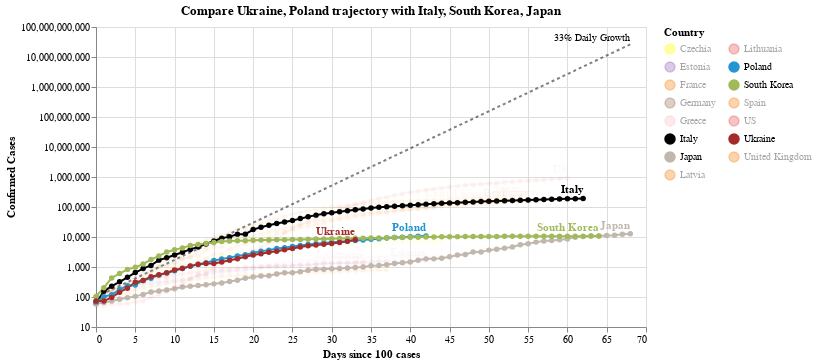

Notebook cell for this chart:
### Code cell
#hide_input
chart2 = make_since_chart(['Ukraine', 'Poland'])
chart2

### Figure 1 — Vega-Lite specification as saved in the notebook (floating-point values rounded to 4 significant figures; data arrays with more than 128 entries replaced by an {"elided": "..."} marker saying what was removed)
{"config": {"view": {"continuousWidth": 400, "continuousHeight": 300}}, "layer": [{"mark": {"type": "line", "color": "black", "opacity": 0.5, "strokeDash": [3, 3]}, "encoding": {"x": {"type": "quantitative", "field": "Days since 100 cases"}, "y": {"type": "quantitative", "field": "Confirmed Cases"}}}, {"mark": {"type": "text", "align": "right", "dy": -6, "fontSize": 10, "text": "33% Daily Growth"}, "encoding": {"x": {"type": "quantitative", "field": "Days since 100 cases"}, "y": {"type": "quantitative", "field": "Confirmed Cases"}}, "transform": [{"filter": "(datum['Days since 100 cases'] >= 68)"}]}, {"data": {"name": "data-a6e8db3daac15aa9aed6c12329c8cdf3"}, "mark": {"type": "line", "point": true}, "encoding": {"color": {"type": "nominal", "field": "Country", "legend": {"columns": 2}, "scale": {"domain": ["Czechia", "Estonia", "France", "Germany", "Greece", "Italy", "Japan", "Latvia", "Lithuania", "Poland", "South Korea", "Spain", "US", "Ukraine", "United Kingdom"], "range": ["yellow", "#9467bd", "#F58518", "#9D755D", "pink", "black", "#C1B7AD", "#F58518", "#E45756", "#2495D3", "#A1BA59", "#F58518", "#E45756", "brown", "#F58518"]}}, "opacity": {"condition": {"value": 1, "selection": "selector003"}, "value": 0.05}, "tooltip": [{"type": "nominal", "field": "Country"}, {"type": "temporal", "field": "Date"}, {"type": "quantitative", "field": "Confirmed Cases"}, {"type": "quantitative", "field": "Days since 100 cases"}], "x": {"type": "quantitative", "field": "Days since 100 cases"}, "y": {"type": "quantitative", "field": "Confirmed Cases", "scale": {"type": "log"}}}, "selection": {"selector003": {"type": "multi", "fields": ["Country"], "bind": "legend", "init": [{"Country": "Ukraine"}, {"Country": "Poland"}, {"Country": "Italy"}, {"Country": "South Korea"}, {"Country": "Japan"}]}}, "width": 550}, {"data": {"name": "data-a6e8db3daac15aa9aed6c12329c8cdf3"}, "mark": {"type": "text", "align": "right", "dy": -8, "fontWeight": "bold"}, "encoding": {"color": {"type": "nominal", "field": "Country", "legend": {"columns": 2}, "scale": {"domain": ["Czechia", "Estonia", "France", "Germany", "Greece", "Italy", "Japan", "Latvia", "Lithuania", "Poland", "South Korea", "Spain", "US", "Ukraine", "United Kingdom"], "range": ["yellow", "#9467bd", "#F58518", "#9D755D", "pink", "black", "#C1B7AD", "#F58518", "#E45756", "#2495D3", "#A1BA59", "#F58518", "#E45756", "brown", "#F58518"]}}, "opacity": {"condition": {"value": 1, "selection": "selector003"}, "value": 0.05}, "text": {"type": "nominal", "field": "Country"}, "tooltip": [{"type": "nominal", "field": "Country"}, {"type": "temporal", "field": "Date"}, {"type": "quantitative", "field": "Confirmed Cases"}, {"type": "quantitative", "field": "Days since 100 cases"}], "x": {"type": "quantitative", "field": "Days since 100 cases"}, "y": {"type": "quantitative", "field": "Confirmed Cases", "scale": {"type": "log"}}}, "transform": [{"filter": "(datum['Date'] >= 1587686400000)"}], "width": 550}], "data": {"name": "data-59e82599b6e19717e48f083014aa5a3c"}, "title": "Compare Ukraine, Poland trajectory with Italy, South Korea, Japan", "$schema": "https://vega.github.io/schema/vega-lite/v4.0.2.json", "datasets": {"data-59e82599b6e19717e48f083014aa5a3c": [{"Days since 100 cases": 0, "Confirmed Cases": 100.0}, {"Days since 100 cases": 1, "Confirmed Cases": 133.0}, {"Days since 100 cases": 2, "Confirmed Cases": 176.9}, {"Days since 100 cases": 3, "Confirmed Cases": 235.3}, {"Days since 100 cases": 4, "Confirmed Cases": 312.9}, {"Days since 100 cases": 5, "Confirmed Cases": 416.2}, {"Days since 100 cases": 6, "Confirmed Cases": 553.5}, {"Days since 100 cases": 7, "Confirmed Cases": 736.1}, {"Days since 100 cases": 8, "Confirmed Cases": 979.1}, {"Days since 100 cases": 9, "Confirmed Cases": 1302.0}, {"Days since 100 cases": 10, "Confirmed Cases": 1732.0}, {"Days since 100 cases": 11, "Confirmed Cases": 2303.0}, {"Days since 100 cases": 12, "Confirmed Cases": 3064.0}, {"Days since 100 cases": 13, "Confirmed Cases": 4074.0}, {"Days since 100 cases": 14, "Confirmed Cases": 5419.0}, {"Days since 100 cases": 15, "Confirmed Cases": 7207.0}, {"Days since 100 cases": 16, "Confirmed Cases": 9586.0}, {"Days since 100 cases": 17, "Confirmed Cases": 12750.0}, {"Days since 100 cases": 18, "Confirmed Cases": 16960.0}, {"Days since 100 cases": 19, "Confirmed Cases": 22550.0}, {"Days since 100 cases": 20, "Confirmed Cases": 29990.0}, {"Days since 100 cases": 21, "Confirmed Cases": 39890.0}, {"Days since 100 cases": 22, "Confirmed Cases": 53060.0}, {"Days since 100 cases": 23, "Confirmed Cases": 70560.0}, {"Days since 100 cases": 24, "Confirmed Cases": 93850.0}, {"Days since 100 cases": 25, "Confirmed Cases": 124800.0}, {"Days since 100 cases": 26, "Confirmed Cases": 166000.0}, {"Days since 100 cases": 27, "Confirmed Cases": 220800.0}, {"Days since 100 cases": 28, "Confirmed Cases": 293700.0}, {"Days since 100 cases": 29, "Confirmed Cases": 390600.0}, {"Days since 100 cases": 30, "Confirmed Cases": 519500.0}, {"Days since 100 cases": 31, "Confirmed Cases": 690900.0}, {"Days since 100 cases": 32, "Confirmed Cases": 918900.0}, {"Days since 100 cases": 33, "Confirmed Cases": 1222000.0}, {"Days since 100 cases": 34, "Confirmed Cases": 1625000.0}, {"Days since 100 cases": 35, "Confirmed Cases": 2162000.0}, {"Days since 100 cases": 36, "Confirmed Cases": 2875000.0}, {"Days since 100 cases": 37, "Confirmed Cases": 3824000.0}, {"Days since 100 cases": 38, "Confirmed Cases": 5086000.0}, {"Days since 100 cases": 39, "Confirmed Cases": 6764000.0}, {"Days since 100 cases": 40, "Confirmed Cases": 8996000.0}, {"Days since 100 cases": 41, "Confirmed Cases": 11970000.0}, {"Days since 100 cases": 42, "Confirmed Cases": 15910000.0}, {"Days since 100 cases": 43, "Confirmed Cases": 21170000.0}, {"Days since 100 cases": 44, "Confirmed Cases": 28150000.0}, {"Days since 100 cases": 45, "Confirmed Cases": 37440000.0}, {"Days since 100 cases": 46, "Confirmed Cases": 49790000.0}, {"Days since 100 cases": 47, "Confirmed Cases": 66230000.0}, {"Days since 100 cases": 48, "Confirmed Cases": 88080000.0}, {"Days since 100 cases": 49, "Confirmed Cases": 117100000.0}, {"Days since 100 cases": 50, "Confirmed Cases": 155800000.0}, {"Days since 100 cases": 51, "Confirmed Cases": 207200000.0}, {"Days since 100 cases": 52, "Confirmed Cases": 275600000.0}, {"Days since 100 cases": 53, "Confirmed Cases": 366600000.0}, {"Days since 100 cases": 54, "Confirmed Cases": 487500000.0}, {"Days since 100 cases": 55, "Confirmed Cases": 648400000.0}, {"Days since 100 cases": 56, "Confirmed Cases": 862400000.0}, {"Days since 100 cases": 57, "Confirmed Cases": 1147000000.0}, {"Days since 100 cases": 58, "Confirmed Cases": 1525000000.0}, {"Days since 100 cases": 59, "Confirmed Cases": 2029000000.0}, {"Days since 100 cases": 60, "Confirmed Cases": 2698000000.0}, {"Days since 100 cases": 61, "Confirmed Cases": 3589000000.0}, {"Days since 100 cases": 62, "Confirmed Cases": 4773000000.0}, {"Days since 100 cases": 63, "Confirmed Cases": 6348000000.0}, {"Days since 100 cases": 64, "Confirmed Cases": 8443000000.0}, {"Days since 100 cases": 65, "Confirmed Cases": 11230000000.0}, {"Days since 100 cases": 66, "Confirmed Cases": 14940000000.0}, {"Days since 100 cases": 67, "Confirmed Cases": 19860000000.0}, {"Days since 100 cases": 68, "Confirmed Cases": 26420000000.0}], "data-a6e8db3daac15aa9aed6c12329c8cdf3": {"elided": "765 records"}}}
